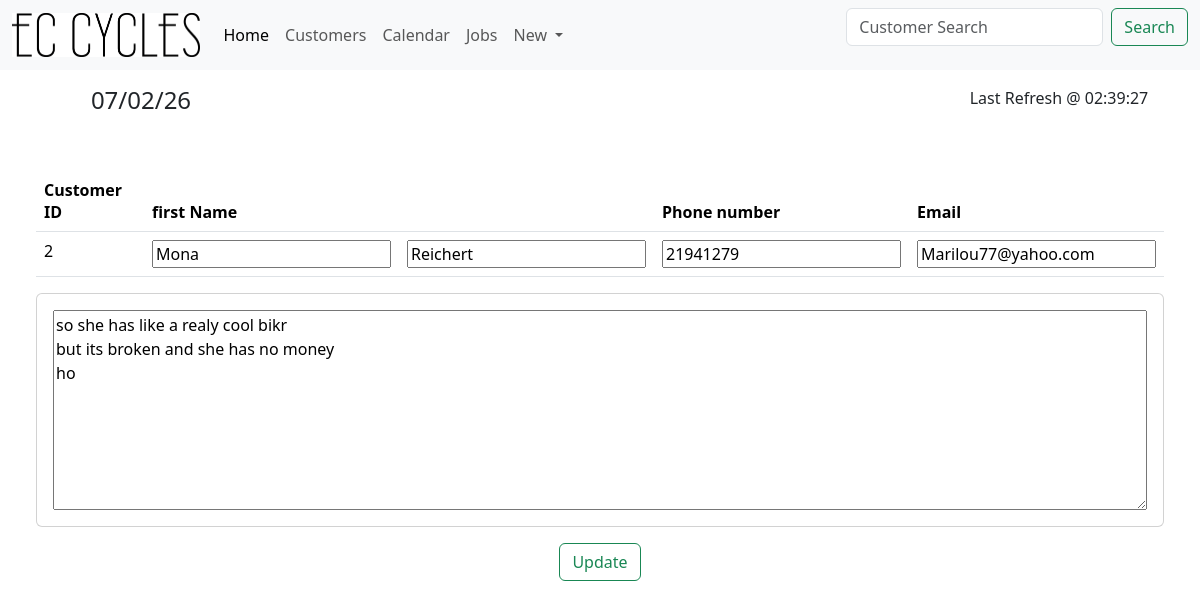
The app's page /Cust/2 with its own data.
### tables this page shows
CREATE TABLE "Customers" (
	"Cust_ID"	INTEGER NOT NULL UNIQUE,
	"CustFName"	TEXT NOT NULL,
	"CustLName"	TEXT,
	"CustAddress"	TEXT,
	"CustPNumber"	INTEGER,
	"CustEmail"	INTEGER,
	"CustDetails"	TEXT,
	PRIMARY KEY("Cust_ID" AUTOINCREMENT)
);

### app.py (the view, shortened to what this page needs)
@app.route('/Cust/<int:id>', methods=['GET', 'POST'])
def CustInfo(id):
    time = time_gen()
    conn = get_db_conn()
    CustInfo = conn.execute('SELECT * FROM Customers WHERE Cust_ID = (?)',(id,)).fetchall()
    conn.close()
    return render_template('CustInfo.html', CustInfo=CustInfo, time = time)

### app.py (called while the page is built)
def time_gen():
    time_dict = {"":""}
    day_info = datetime.datetime.now()
    date = day_info.strftime("%x")
    time = day_info.strftime("%X")
    time_dict["Date"] = date
    time_dict["Time"] = time
    return time_dict

def get_db_conn():
    conn = sqlite3.connect('JobCards.db')
    conn.row_factory = sqlite3.Row
    return conn

### Templates/CustInfo.html (shortened to what this page needs)
{% extends 'base.html' %}
{% block head %}
<form class="d-flex" role="search" action="{{ url_for('CustSearch')}}" method="get">
    <input class="form-control me-2" type="search" placeholder="Customer Search" name="search" aria-label="Search"/>
    <button class="btn btn-outline-success" type="submit">Search</button>
  </form>
{% endblock %}
{% block content %}
<div class="p-5">
    <table class="table">
        <thead>
        <tr>
            <th scope="col">Customer ID</th>
            <th scope="col">first Name</th>
            <th scope="col"></th>
            <th scope="col">Phone number</th>
            <th scope="col">Email</th>
        </tr>
        </thead>
        <form method="post">
            <tbody>
                {% for CustInfo in CustInfo %}
                <tr>
                    <td>{{ CustInfo.Cust_ID }}</td>
                        <td><input type="text" name="CustFName" value="{{ CustInfo.CustFName }}"></td>
                        <td><input type="text" name="CustLName" value="{{ CustInfo.CustLName }}"></td>
                        <td><input type="text" name="CustPNumber" value="{{ CustInfo.CustPNumber }}"></td>
                        <td><input type="text" name="CustEmail" value="{{ CustInfo.CustEmail }}"></td>
                </tr>
                {% endfor %}
            </tbody>
    </table>
        <div class="card ">
            {% for Customer in CustInfo %}
            <div class="card-body">
              <textarea name="CustDetails" style="height: 200px;"class="col-12 col-md-12 col-lg-12">{{Customer.CustDetails}}</textarea>
            </div>
            {% endfor %}
        </div>
        <div class="text-center">
            <button class="btn btn-outline-success m-3" type="submit">Update</button>
        </div>
</div>
{% endblock %}

### records on screen
Customers: Cust_ID "2", CustFName "Mona", CustLName "Reichert", CustPNumber "21941279", CustEmail "Marilou77@yahoo.com", CustDetails "so she has like a realy cool bikr but its broken and she has no money ho"

### other values on screen
{{ time["Date"] }} "07/02/26"
{{ time["Time"] }} "02:39:27"
